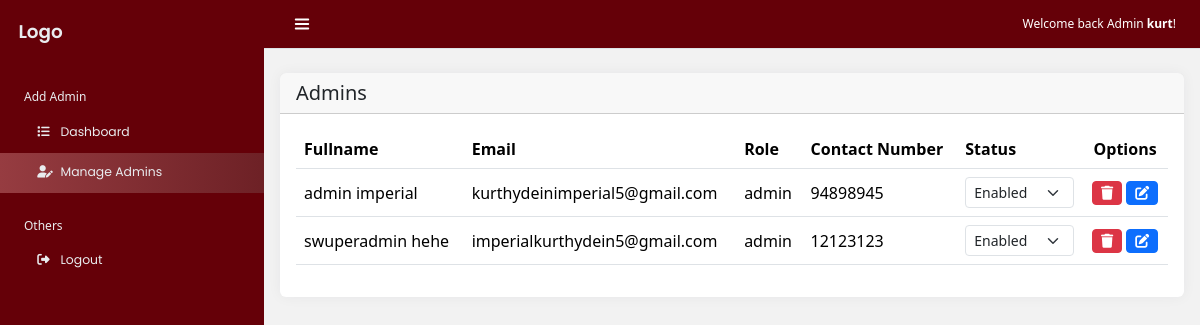
The app's page /swuCFSS/SuperAdmin/Features/admin_manager.php (signed in) with its own data.
### tables this page shows
CREATE TABLE `tbl_users` (
    `id` int(11) NOT NULL,
    `username` varchar(50) NOT NULL,
    `first_name` varchar(50) NOT NULL,
    `last_name` varchar(50) NOT NULL,
    `email` varchar(255) NOT NULL,
    `password` char(255) NOT NULL DEFAULT 'swuphinmashs',
    `role` varchar(20) NOT NULL,
    `contact_number` varchar(11) NOT NULL,
    `status` int(11) DEFAULT 1
);

### swuCFSS/SuperAdmin/Features/admin_manager.php (the view, shortened to what this page needs)
<?php
include_once '../../common_includes/cdn.php';
$current_page = basename($_SERVER['PHP_SELF']);
include "../../common_processes/db_connection.php";
$email = $_SESSION["email"];
$sql = "SELECT first_name FROM tbl_users WHERE email = ? AND role = 'superAdmin'";
$stmt = $conn->prepare($sql);
$stmt->bind_param("s", $email);
$stmt->execute();
$result = $stmt->get_result();
if ($result->num_rows > 0) {
    $superadmin = $result->fetch_assoc();
    $name = $superadmin['first_name'];
} else {
    $name = 'User';
}
$stmt = $conn->prepare("SELECT first_name, id, last_name, role, contact_number, email FROM tbl_users WHERE role = ?");
$role = "admin";
$stmt->bind_param("s", $role);
$stmt->execute();
$result = $stmt->get_result();
?>
<!DOCTYPE html>
<html lang="en">
<head>
    <link rel="stylesheet" href="../../Styles/styles.css">
</head>
<body>
    <div class="wrapper">
        <aside id="sidebar" class="js-sidebar">
            <div class="h-100 sidebar-background">
                <div class="sidebar-logo">
                    <a href="#">Logo</a>
                </div>
                <ul class="sidebar-nav">
                    <li class="sidebar-header">
                        Add Admin
                    </li>
                    <li class="sidebar-item">
                        <a href="../Features/dashboard.php" class="sidebar-link <?php if ($current_page == 'dashboard.php')
                            echo 'active'; ?>">
                            <i class="fa-solid fa-list pe-2"></i>
                            Dashboard
                        </a>
                    </li>
                    <li class="sidebar-item">
                        <a href="../Features/admin_manager.php" class="sidebar-link <?php if ($current_page == 'admin_manager.php')
                            echo 'active'; ?>">
                            <i class="fa-solid fa-user-pen pe-2"></i>
                            Manage Admins
                        </a>
                    </li>
                    <li class="sidebar-header">
                        Others
                    </li>
                </ul>
                <ul class="sidebar-nav mt-auto">
                    <li class="sidebar-item">
                        <a href="#" class="sidebar-link" data-bs-toggle="modal" data-bs-target="#logoutModal">
                            <i class="fas fa-sign-out-alt"></i>
                            Logout
                        </a>
                    </li>
                </ul>
            </div>
        </aside>
        <div class="main">
            <nav class="navbar custom-toggler navbar-expand px-3 border-bottom">
                <button class="btn" id="sidebar-toggle" type="button">
                    <span class="navbar-toggler-icon "></span>
                </button>
                <div class="navbar-collapse navbar p-0 d-flex justify-content-end align-items-center">
                    <span>Welcome back Admin <b><?php echo htmlspecialchars($name); ?></b>!</span>
                </div>
            </nav>
            <main class="content px-3 py-4">
                <div class="card border-0">
                    <div class="card-header">
                        <h5 class="card-title  m-0">
                            Admins
                        </h5>
                    </div>
                    <div class="card-body">
                        <table id="myTable" class="table table-hover" style="width:100%">
                            <thead>
                                <tr>
                                    <th>Fullname</th>
                                    <th>Email</th>
                                    <th>Role</th>
                                    <th>Contact Number</th>
                                    <th>Status</th>
                                    <th class="text-center">Options</th>
                                </tr>
                            </thead>
                            <tbody>
                                <?php
                                while ($row = $result->fetch_assoc()) {
                                    echo "<tr class='align-middle'>";
                                    echo "<td>" . $row['first_name'] . " " . $row['last_name'] . "</td>";
                                    echo "<td>" . $row['email'] . "</td>";
                                    echo "<td>" . $row['role'] . "</td>";
                                    echo "<td>" . $row['contact_number'] . "</td>";
                                    echo "<td>";
                                    echo "<select class='form-select form-select-sm' aria-label='Enable / Disabled'>";
                                    echo "<option selected value='1'>Enabled</option>";
                                    echo "</select>";
                                    echo "</td>";
                                    echo "<td class='text-center'>";
                                    echo "<a href='#' class='btn btn-danger btn-sm delete-btn' data-email='" . $row['email'] . "'><i class='fa-solid fa-trash'></i></a> ";
                                    echo "<a href='#' class='btn btn-primary btn-sm edit-btn' data-userid='" . $row['id'] . "'><i class='fa-solid fa-pen-to-square'></i></a>";
                                    echo "</td>";
                                    echo "</tr>";
                                }
                                ?>
                            </tbody>
                        </table>
                    </div>
                </div>
            </main>
        </div>
</body>
</html>

### swuCFSS/common_includes/cdn.php (shortened to what this page needs)
<link rel="stylesheet" href="https://cdnjs.cloudflare.com/ajax/libs/bootstrap/5.3.3/css/bootstrap.min.css"
 />
<link href="https://cdn.lineicons.com/4.0/lineicons.css" rel="stylesheet" />
<link rel="stylesheet"
    href="https://cdnjs.cloudflare.com/ajax/libs/line-awesome/1.3.0/line-awesome/css/line-awesome.min.css">
<link
    href="https://cdn.datatables.net/v/bs5/dt-2.0.3/b-3.0.1/date-1.5.2/fh-4.0.1/r-3.0.1/sc-2.4.1/sp-2.3.0/sr-1.4.0/datatables.min.css"
    rel="stylesheet">

### swuCFSS/Styles/styles.css (style rules this page uses)
:root { --color-main: #5a0000; --color-sub: #650008; --color-body: #f2f2f2; --font-heading1: #ffffff; --font-heading2: #8e8e8e; --font-heading3: #650008; --font-family1: "Poppins", sans-serif; --font-family2: "Inter", sans-serif; }
body { opacity: 1; overflow-y: scroll; margin: 0; }
a { cursor: pointer; text-decoration: none; font-family: "Poppins", sans-serif; }
li { list-style: none; }
.wrapper { align-items: stretch; display: flex; width: 100%; }
#sidebar { max-width: 264px; min-width: 264px; background: var(--bs-dark); transition: all 0.35s ease-in-out; position: sticky; top: 0; height: 100vh; overflow-y: auto; }
.main { display: flex; flex-direction: column; min-height: 100vh; min-width: 0; transition: all 0.35s ease-in-out; width: 100%; background: var(--color-body); color: #000000; }
.content { max-width: auto !important; width: auto !important; }
.sidebar-logo { padding: 1.15rem; }
.sidebar-logo a { color: #e9ecef; font-size: 1.15rem; font-weight: 600; }
.sidebar-nav { flex-grow: 1; list-style: none; margin-bottom: 0; padding-left: 0; margin-left: 0; }
.sidebar-header { color: #e9ecef; font-size: 0.75rem; padding: 1.5rem 1.5rem 0.375rem; }
a.sidebar-link { padding: 0.6725rem 0.825rem 0.6725rem 2.325rem; color: #e9ecef; position: relative; display: block !important; font-size: 0.775rem; }
.sidebar-item i { padding-top: 2px; margin-bottom: -3px; width: 20px; }
#sidebar .sidebar-item .active, #sidebar .sidebar-link .active { background: rgba(224, 150, 150, 0.4); background: linear-gradient( 90deg, rgba(224, 150, 150, 0.4) 0%, rgba(122, 82, 82, 0.4) 100% ); }
nav { background-color: var(--color-sub); }
.navbar span { color: white; font-size: 12px; font-weight: regular; }
.custom-toggler .navbar-toggler-icon { border-color: white; }
.content { flex: 1; max-width: 100vw; width: 100vw; }
.sidebar-background { background-color: var(--color-sub); }
.card { box-shadow: 0 0 0.875rem 0 rgba(34, 46, 60, 0.05); margin-bottom: 24px; }
table td, table th { text-align: left !important; }
.table { min-width: 100%; }

### records on screen
tbl_users: first_name "kurt"
tbl_users: first_name "admin", last_name "imperial", email "kurthydeinimperial5@gmail.com", role "admin", contact_number "94898945"
tbl_users: first_name "swuperadmin", last_name "hehe", email "imperialkurthydein5@gmail.com", role "admin", contact_number "12123123"
